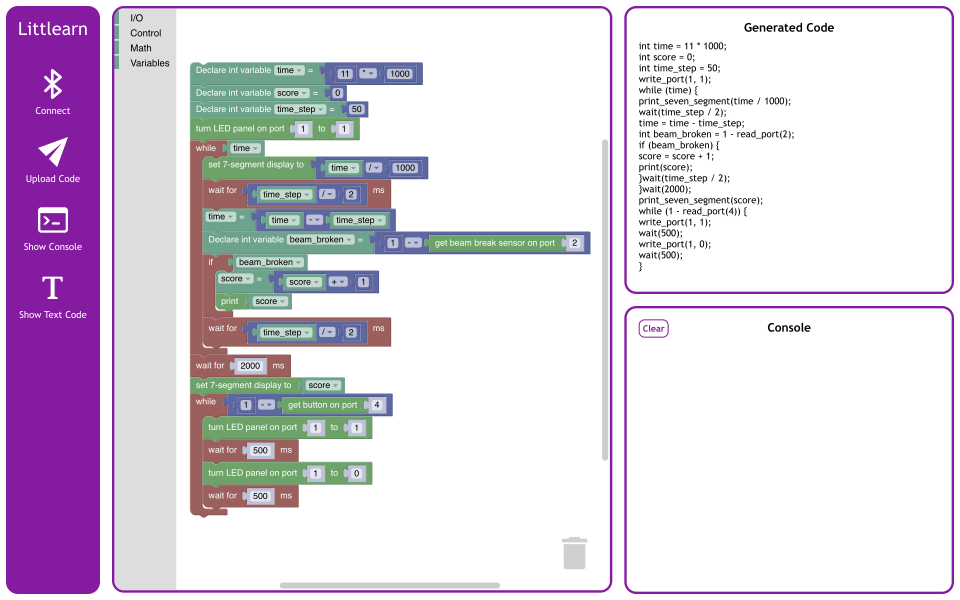
#> input picture small-image/input/big-code.png, 2880 x 1800 px, found by its file name (shown at 1/3 size); its folder holds 4 pictures in this run
$ python main.py
#> lines starting #> are read from the running program, lines starting #| are printed output that depends on the picture
import os
from PIL import Image


# 780 for thumbnail, 1100 for article
def resize_image(image_path, resized_path, new_width=3000):
#> called with image_path = 'small-image/input/big-code.png', resized_path = 'small-image/output/big-code.png', new_width = 3000
    img = Image.open(image_path)
#> img is the input picture: PIL image 2880x1800 RGBA; mean R, G, B, A 220.7, 210.7, 224.6, 255
    width, height = img.size
#> width = 2880; height = 1800
    new_height = round(new_width * height / width)
#> new_height = 1875
    img = img.resize((new_width, new_height), Image.LANCZOS)
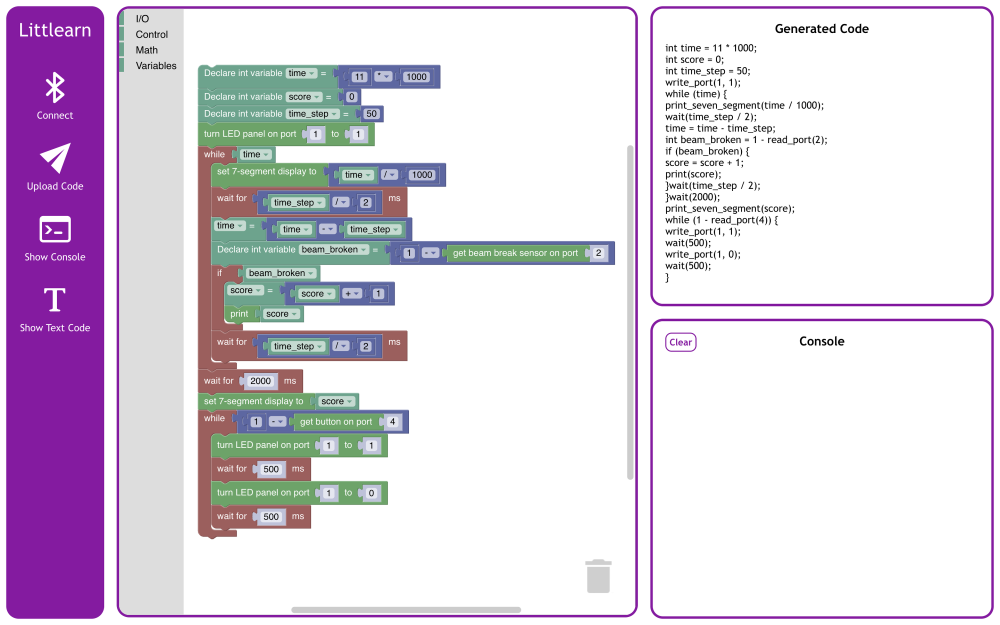
#> img: PIL image 3000x1875 RGBA (shown at 1/3 size); mean R, G, B, A 220.6, 210.6, 224.6, 255
    img.save(resized_path)

for f in os.listdir('small-image/input'):
    if f.endswith('.DS_Store'):
        continue
    resize_image('small-image/input/' + f, 'small-image/output/' + f)
